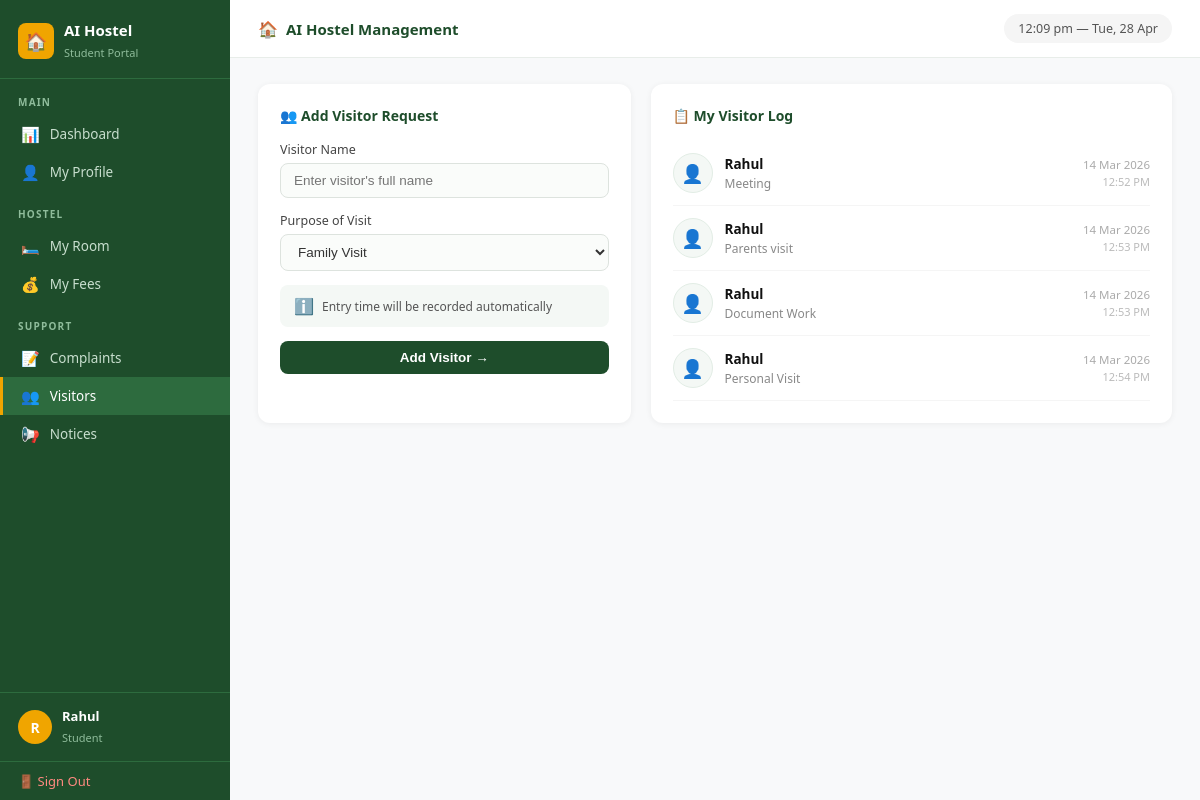
/student/visitor/ (signed in), run on the app's committed database.
### hostel_app/models.py (models this page shows, shortened)
class Student(models.Model):
    user = models.OneToOneField(User, on_delete=models.CASCADE, null=True, blank=True)
    name = models.CharField(max_length=100)
    email = models.EmailField(unique=True)
    phone = models.CharField(max_length=15)
    course = models.CharField(max_length=100)
    room_number = models.IntegerField(null=True, blank=True)

class Visitor(models.Model):
    student = models.ForeignKey(Student, on_delete=models.CASCADE)
    visitor_name = models.CharField(max_length=100)
    purpose = models.CharField(max_length=200, default="Visit")
    entry_time = models.DateTimeField(auto_now_add=True)

### hostel_app/views.py (the view, shortened to what this page needs)
# urls.py: path('student/visitor/', views.visitor_request, name='visitor_request'),
@login_required(login_url='/student/login/')
def visitor_request(request):
    student = Student.objects.get(user=request.user)
    visitors = Visitor.objects.filter(student=student)
    return render(request, 'hostel_app/student/visitor.html', {
        'student': student,
        'visitors': visitors
    })

### hostel_app/templates/hostel_app/student/visitor.html (shortened to what this page needs)
{% extends 'hostel_app/student/base.html' %}
{% block content %}
<div style="display: grid; grid-template-columns: 1fr 1.4fr; gap: 20px;">
    <div class="section-box">
        <h3>👥 Add Visitor Request</h3>
        <form method="POST">
            <div class="form-group">
                <label>Visitor Name</label>
                <input type="text" name="name"
                       placeholder="Enter visitor's full name" required>
            </div>
            <div class="form-group">
                <label>Purpose of Visit</label>
                <select name="purpose">
                    <option value="Family Visit">Family Visit</option>
                </select>
            </div>
            <div style="background: #f4f8f5; border-radius: 8px;
                        padding: 10px 14px; margin-bottom: 14px;
                        display: flex; align-items: center; gap: 8px;">
                <span style="font-size: 16px;">ℹ️</span>
                <p style="font-size: 12px; color: #555;">
                    Entry time will be recorded automatically
                </p>
            </div>
            <button type="submit" class="btn-primary" style="width: 100%;">
                Add Visitor →
            </button>
        </form>
    </div>
    <div class="section-box">
        <h3>📋 My Visitor Log</h3>
        {% if visitors %}
            {% for visitor in visitors %}
            <div style="display: flex; align-items: center; gap: 12px;
                        padding: 12px 0; border-bottom: 1px solid #f5f5f5;">
                <div style="width: 40px; height: 40px; background: #f4f8f5;
                            border-radius: 50%; display: flex; align-items: center;
                            justify-content: center; font-size: 18px;
                            flex-shrink: 0; border: 1px solid #e2ede5;">
                    👤
                </div>
                <div style="flex: 1;">
                    <p style="font-size: 13.5px; color: #111; font-weight: 600;">
                        {{ visitor.visitor_name }}
                    </p>
                    <p style="font-size: 12px; color: #888; margin-top: 2px;">
                        {{ visitor.purpose }}
                    </p>
                </div>
                <div style="text-align: right;">
                    <p style="font-size: 11.5px; color: #aaa;">
                        {{ visitor.entry_time|date:"d M Y" }}
                    </p>
                    <p style="font-size: 11px; color: #bbb; margin-top: 2px;">
                        {{ visitor.entry_time|time:"h:i A" }}
                    </p>
                </div>
            </div>
            {% endfor %}
        {% endif %}
    </div>
</div>
{% endblock %}

### hostel_app/templates/hostel_app/student/base.html (shortened to what this page needs)
<!DOCTYPE html>
<html lang="en">
<head>
</head>
<body>
<div class="sidebar">
    <div class="sidebar-logo">
        <div class="logo-icon">🏠</div>
        <div class="logo-text">
            <h3>AI Hostel</h3>
            <span>Student Portal</span>
        </div>
    </div>
    <nav class="sidebar-nav">
        <div class="nav-section-label">Main</div>
        <a href="{% url 'student_dashboard' %}"
           class="{% if request.resolver_match.url_name == 'student_dashboard' %}active{% endif %}">
            <span class="nav-icon">📊</span> Dashboard
        </a>
        <a href="{% url 'student_profile' %}"
           class="{% if request.resolver_match.url_name == 'student_profile' %}active{% endif %}">
            <span class="nav-icon">👤</span> My Profile
        </a>
        <div class="nav-section-label">Hostel</div>
        <a href="{% url 'my_room' %}"
           class="{% if request.resolver_match.url_name == 'my_room' %}active{% endif %}">
            <span class="nav-icon">🛏️</span> My Room
        </a>
        <a href="{% url 'my_fees' %}"
           class="{% if request.resolver_match.url_name == 'my_fees' %}active{% endif %}">
            <span class="nav-icon">💰</span> My Fees
        </a>
        <div class="nav-section-label">Support</div>
        <a href="{% url 'student_complaint' %}"
           class="{% if request.resolver_match.url_name == 'student_complaint' %}active{% endif %}">
            <span class="nav-icon">📝</span> Complaints
        </a>
        <a href="{% url 'visitor_request' %}"
           class="{% if request.resolver_match.url_name == 'visitor_request' %}active{% endif %}">
            <span class="nav-icon">👥</span> Visitors
        </a>
        <a href="{% url 'student_notices' %}"
           class="{% if request.resolver_match.url_name == 'student_notices' %}active{% endif %}">
            <span class="nav-icon">📢</span> Notices
        </a>
    </nav>
    <div class="sidebar-user">
        <div class="user-avatar">{{ student.name|first|upper }}</div>
        <div class="user-info">
            <p>{{ student.name }}</p>
            <span>Student</span>
        </div>
    </div>
    <a href="{% url 'student_logout' %}" class="signout-link">
        🚪 Sign Out
    </a>
</div>
<div class="main">
    <div class="topbar">
        <div class="topbar-left">
            <span>🏠</span>
            <h2>AI Hostel Management</h2>
        </div>
        <span class="clock" id="clock"></span>
    </div>
    <div class="content">
        {% block content %}{% endblock %}
    </div>
</div>
</body>
</html>

### hostel_app/templates/hostel_app/student/base.html (style rules this page uses)
* { margin: 0; padding: 0; box-sizing: border-box; }
body { font-family: 'Segoe UI', Tahoma, Geneva, Verdana, sans-serif; background: #f8f9fa; display: flex; min-height: 100vh; }
.sidebar { width: 230px; background: #1e4d2b; min-height: 100vh; position: fixed; top: 0; left: 0; display: flex; flex-direction: column; }
.sidebar-logo { padding: 20px 18px 16px; display: flex; align-items: center; gap: 10px; border-bottom: 1px solid #2d6b3e; }
.logo-icon { width: 36px; height: 36px; background: #f0a500; border-radius: 8px; display: flex; align-items: center; justify-content: center; font-size: 18px; }
.logo-text h3 { color: white; font-size: 15px; font-weight: 700; }
.logo-text span { color: #8fbc9b; font-size: 11px; }
.nav-section-label { color: #8fbc9b; font-size: 10px; font-weight: 600; letter-spacing: 1.2px; text-transform: uppercase; padding: 16px 18px 6px; }
.sidebar-nav a { display: flex; align-items: center; gap: 10px; padding: 9px 18px; color: #c8dece; text-decoration: none; font-size: 13.5px; border-left: 3px solid transparent; transition: all 0.15s; }
.sidebar-nav a.active { background: #2d6b3e; color: white; border-left: 3px solid #f0a500; }
.sidebar-nav a .nav-icon { font-size: 15px; }
.sidebar-user { margin-top: auto; padding: 14px 18px; border-top: 1px solid #2d6b3e; display: flex; align-items: center; gap: 10px; }
.user-avatar { width: 34px; height: 34px; background: #f0a500; border-radius: 50%; display: flex; align-items: center; justify-content: center; color: white; font-weight: 700; font-size: 14px; }
.user-info p { color: white; font-size: 13px; font-weight: 600; }
.user-info span { color: #8fbc9b; font-size: 11px; }
.signout-link { display: flex; align-items: center; gap: 8px; padding: 10px 18px; color: #ff8a80; text-decoration: none; font-size: 13px; border-top: 1px solid #2d6b3e; }
.main { margin-left: 230px; flex: 1; padding: 0; }
.topbar { background: white; padding: 14px 28px; display: flex; align-items: center; justify-content: space-between; border-bottom: 1px solid #e8ede9; }
.topbar-left { display: flex; align-items: center; gap: 8px; }
.topbar-left h2 { font-size: 15px; color: #1e4d2b; font-weight: 600; }
.clock { background: #f5f5f5; padding: 6px 14px; border-radius: 20px; font-size: 12.5px; color: #555; }
.content { padding: 26px 28px; }
.section-box { background: white; border-radius: 12px; padding: 22px; box-shadow: 0 1px 6px rgba(0,0,0,0.06); margin-bottom: 20px; }
.section-box h3 { font-size: 14px; color: #1e4d2b; font-weight: 600; margin-bottom: 16px; }
.form-group { margin-bottom: 14px; }
.form-group label { display: block; font-size: 12.5px; color: #444; margin-bottom: 5px; font-weight: 500; }
.form-group input, .form-group select, .form-group textarea { width: 100%; padding: 9px 13px; border: 1px solid #dde3de; border-radius: 8px; font-size: 13.5px; color: #333; outline: none; background: #fafcfa; transition: border 0.2s; }
.btn-primary { background: #1e4d2b; color: white; border: none; padding: 9px 22px; border-radius: 8px; font-size: 13.5px; font-weight: 600; cursor: pointer; }

### data on the page
Student: name|first "R", name "Rahul"
Visitor: visitor_name "Rahul", purpose "Meeting", entry_time "14 Mar 2026", entry_time "12:52 PM"
Visitor: visitor_name "Rahul", purpose "Parents visit", entry_time "14 Mar 2026", entry_time "12:53 PM"
Visitor: visitor_name "Rahul", purpose "Document Work", entry_time "14 Mar 2026", entry_time "12:53 PM"
Visitor: visitor_name "Rahul", purpose "Personal Visit", entry_time "14 Mar 2026", entry_time "12:54 PM"
